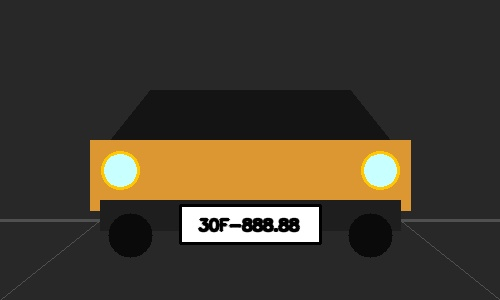
#> input picture sample_images/car_allowed_1.jpg, 500 x 300 px; its folder holds only this picture in this run
$ python -i lp_utils.py   (imports and definitions only)
#> lines starting #> are read from the running program, lines starting #| are printed output that depends on the picture; after the words box and inside, x2 and y2 are one past the last pixel; in counts of white or black regions, pixels touching at a corner belong together
#> further down, picture is the input picture: shape (300, 500, 3); mean B, G, R 46, 58.4, 65.9
"""
lp_utils.py - Tiện ích xử lý ảnh biển số xe
Tham khảo từ: https://github.com/trungdinh22/License-Plate-Recognition
  - CLAHE contrast enhancement
  - Deskew (straighten tilted plate) via HoughLines
  - Plate candidate scoring based on LP_detection dataset statistics
"""
import cv2
import numpy as np
import math
import os


# ========================
# CLAHE CONTRAST ENHANCEMENT
# ========================

# [20 lines left out: function enhance_contrast, not called in this run]


# ========================
# DESKEW - CĂN THẲNG BIỂN SỐ
# ========================

def compute_skew_angle(src_img, center_thres=0):
    """
    Tính góc nghiêng của biển số dùng HoughLinesP.
    Tham khảo từ reference: compute_skew() trong utils_rotate.py

    center_thres: 1 = bỏ qua các đường nằm gần đỉnh ảnh (lọc nhiễu)
    """
#> called with center_thres = 0
    if len(src_img.shape) == 3:
        h, w, _ = src_img.shape
#> h = 300; w = 500
    else:
        h, w = src_img.shape

    # Lọc median trước khi detect cạnh để giảm nhiễu
    blurred = cv2.medianBlur(src_img, 3)
    edges = cv2.Canny(blurred, threshold1=30, threshold2=100,
                      apertureSize=3, L2gradient=True)
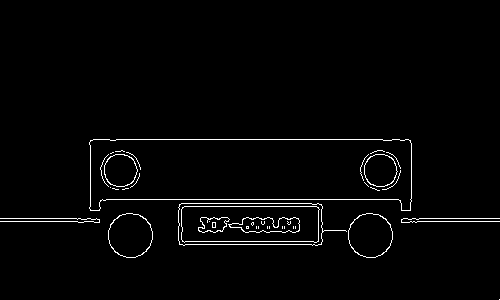
#> edges: shape (300, 500); 2% white in thin lines or dots, all inside (x1, y1, x2, y2) = (0, 139, 500, 300)

    # Tìm các đoạn thẳng dài (đường viền biển số)
    min_line_len = max(10, w / 4.0)
#> min_line_len = 125
    lines = cv2.HoughLinesP(edges, 1, math.pi / 180, 30,
                             minLineLength=min_line_len, maxLineGap=h / 3.0)
#> lines = 16 rows, first 6: [90, 199, 410, 199], [93, 139, 408, 139], [0, 221, 499, 221], [0, 218, 499, 218], [110, 244, 390, 244], [90, 203, 410, 203]

    if lines is None:
        return 0.0

    # Tìm đường nằm ở vị trí cao nhất (gần mép trên) làm đường chuẩn
    min_y = 9999
    min_line_idx = 0
    for i, line in enumerate(lines):
        for x1, y1, x2, y2 in line:
            center_y = (y1 + y2) / 2.0
            if center_thres == 1 and center_y < 7:
                continue
            if center_y < min_y:
                min_y = center_y
                min_line_idx = i
#> this loop made 16 passes
#> line on passes 1 to 12: [[90, 199, 410, 199]], [[93, 139, 408, 139]], [[0, 221, 499, 221]], [[0, 218, 499, 218]], [[110, 244, 390, 244]], [[90, 203, 410, 203]], [[109, 241, 391, 241]], [[90, 206, 410, 206]], [[108, 234, 391, 229]], [[109, 229, 390, 224]], [[77, 219, 418, 219]], [[78, 222, 416, 222]]
#> after the loop, min_line_idx = 1; min_y = 139

    # Tính góc trung bình từ đường chuẩn
    angle_sum = 0.0
    cnt = 0
    for x1, y1, x2, y2 in lines[min_line_idx]:
        ang = np.arctan2(y2 - y1, x2 - x1)
        if abs(ang) <= math.radians(30):  # Loại bỏ góc cực đoan
            angle_sum += ang
            cnt += 1
#> this loop made 1 pass
#> (x1, y1, x2, y2, ang, angle_sum, cnt) on pass 1: (93, 139, 408, 139, 0, 0, 1)
#> after the loop, angle_sum = 0; cnt = 1

    if cnt == 0:
        return 0.0

    return (angle_sum / cnt) * 180.0 / math.pi


# [8 lines left out: function rotate_image, not called in this run]


def deskew(plate_img, use_clahe=False, center_thres=0):
    """
    Căn thẳng biển số nghiêng bằng HoughLines.
    Tham khảo: deskew() trong reference utils_rotate.py

    Args:
        plate_img: ảnh biển số BGR hoặc xám
        use_clahe: True = tăng tương phản trước khi detect góc
        center_thres: 1 = bỏ qua đường ở phần đỉnh ảnh

    Returns:
        Ảnh biển số đã xoay thẳng
    """
    if plate_img is None or plate_img.size == 0:
        return plate_img

    src = enhance_contrast(plate_img) if use_clahe else plate_img
    angle = compute_skew_angle(src, center_thres)
#> angle = 0

    # Chỉ xoay nếu góc đáng kể (> 0.5 độ)
    if abs(angle) < 0.5:
        return plate_img

    return rotate_image(plate_img, angle)


# [175 lines left out: functions try_deskew_variants, load_yolo_boxes, compute_dataset_stats, _linear_equation, _point_on_line, classify_plate_lines_by_centers and 1 more, not called in this run]

>>> import cv2
>>> picture = cv2.imread('../sample_images/car_allowed_1.jpg')
>>> result = deskew(picture)

$ run again, on sample_images/car_allowed_2.jpg
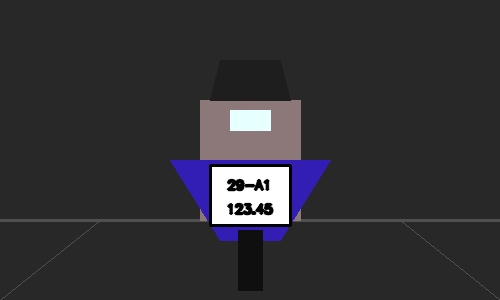
#> input picture sample_images/car_allowed_2.jpg, 500 x 300 px
#> picture is the input picture: shape (300, 500, 3); mean B, G, R 52.1, 48.6, 49.6
#> in compute_skew_angle, `edges = cv2.Canny(blurred, threshold1=30, threshold2=100, apertureSize..`:
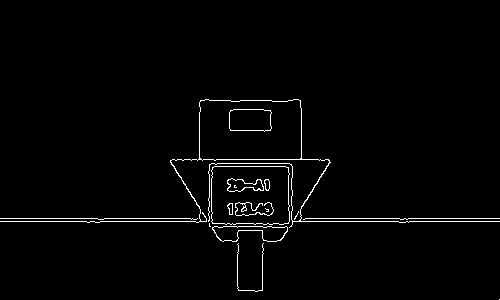
#> edges: shape (300, 500); 1.8% white in thin lines or dots, all inside (x1, y1, x2, y2) = (0, 99, 500, 300)
#> lines = [[0, 221, 499, 221], [0, 218, 499, 218], [172, 159, 328, 159], [249, 290, 329, 162], [171, 163, 328, 163], [237, 288, 241, 100], [170, 161, 250, 290], [174, 166, 326, 166], [262, 290, 262, 109], [268, 241, 270, 110], [229, 240, 229, 112], [231, 101, 238, 290]]
#> the loop in compute_skew_angle, `for i, line in enumerate(lines):` made 12 passes
#> after the loop in compute_skew_angle, `for i, line in enumerate(lines):`: min_line_idx = 2; min_y = 159
#> the loop in compute_skew_angle, `for x1, y1, x2, y2 in lines[min_line_idx]:` made 1 pass
#> (x1, y1, x2, y2, ang, angle_sum, cnt) on pass 1: (172, 159, 328, 159, 0, 0, 1)
#> after the loop in compute_skew_angle, `for x1, y1, x2, y2 in lines[min_line_idx]:`: angle_sum = 0; cnt = 1
#> angle = 0
